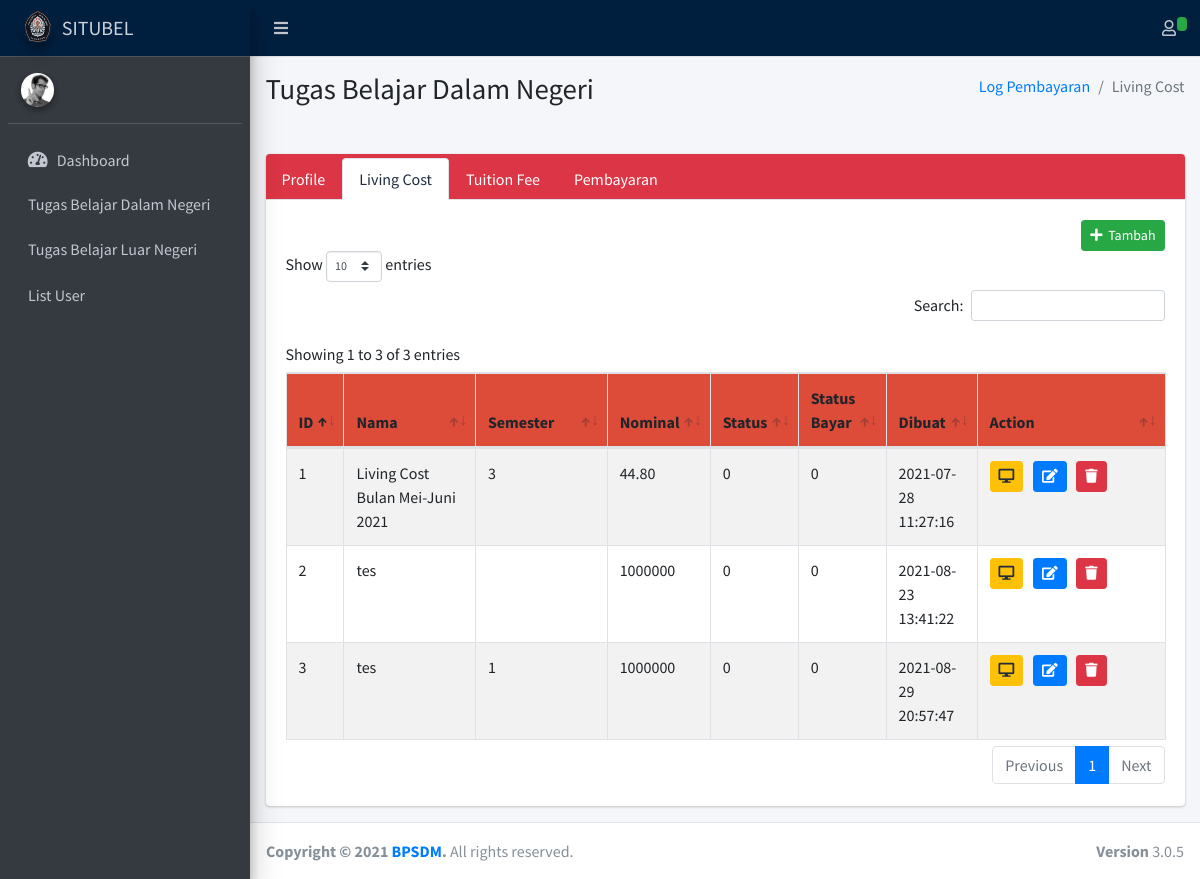
Page /admin/tubeldn/livingcost/8 on the committed database.
### tables this page shows
CREATE TABLE `report` (
  `id` int(11) NOT NULL,
  `users_id` int(11) NOT NULL,
  `study_id` int(11) NOT NULL,
  `report_bayar_id` int(11) NOT NULL,
  `nama` varchar(255) NOT NULL,
  `start_date` date NOT NULL,
  `end_date` date NOT NULL,
  `semester` varchar(16) NOT NULL,
  `nominal` varchar(64) NOT NULL,
  `status` int(4) NOT NULL COMMENT '0 : waiting\r\n1 : done\r\n2 : onprocess\r\n3 : rejected',
  `keterangan` text NOT NULL,
  `komentar` text NOT NULL,
  `status_bayar` int(4) NOT NULL COMMENT '0 : unpaid\r\n1 : paid\r\n2 : onprocess',
  `created_at` datetime NOT NULL,
  `updated_at` datetime NOT NULL,
  `admin` int(11) NOT NULL,
  `approved_at` datetime NOT NULL,
  `report_type_id` int(11) NOT NULL
);

### application/controllers/adminweb/MonitoringDn.php (called while the page is built, shortened)
<?php
class MonitoringDn extends CI_Controller {
    public function __construct()
    {
        $this->load->model('UserModel');
        $this->load->model('StudyModel');
        $this->load->model('ReportModel');
        $this->load->model('ReporttypeModel');
        $this->load->model('ReportbayarModel');
    }
	public function livingcost()
	{
		$id = $this->uri->segment(4);
		$report_type = $this->ReporttypeModel->show_id(1);
		$reports = $this->ReportModel->show_report_tubeldn($id,$report_type->id);
        $this->load->view('main_admin.php',[
            "page" => "monitoringdn",
            "content" => [],
			"category" => 'livingcost',
			"users_id" => $id,
			"reports" => $reports
        ]);
	}
}

### index.php (called while the page is built, shortened)
<?php
require_once BASEPATH.'core/CodeIgniter.php';

### application/models/ReporttypeModel.php (called while the page is built, shortened)
<?php if(!defined('BASEPATH')) exit('Hacking Attempt : Keluar dari sistem..!!');
class ReporttypeModel extends CI_Model
{
	public function show_id($id)
    {
        $this->db->select('*');
		$this->db->where('id',$id);
        return $this->db->get('report_type')->result()[0];
    }
}

### application/models/ReportModel.php (called while the page is built, shortened)
<?php if(!defined('BASEPATH')) exit('Hacking Attempt : Keluar dari sistem..!!');
class ReportModel extends CI_Model
{
	public function show_report_tubeldn($id,$id_report)
    {
        $this->db->select('*');
		$this->db->where('users_id',$id);
		$this->db->where('report_type_id',$id_report);
        return $this->db->get('report')->result();
    }
}

### application/views/pages/admin/monitoringdn.php (the view, shortened to what this page needs)
<div class="content-wrapper">
	<section class="content-header">
		<div class="container-fluid">
			<div class="row mb-2">
				<div class="col-sm-6">
					<h1>Tugas Belajar Dalam Negeri</h1>
				</div>
				<div class="col-sm-6">
					<ol class="breadcrumb float-sm-right">
						<li class="breadcrumb-item"><a href="#">Log Pembayaran</a></li>
						<li class="breadcrumb-item active">Living Cost</li>
					</ol>
				</div>
			</div>
		</div>
	</section>
	<br>
	<section class="content">
		<div class="container-fluid">
			<div class="row">
				<div class="col-12">
					<div class="card card-danger card-tabs">
						<div class="card-header p-0 pt-1">
							<ul class="nav nav-tabs" id="custom-tabs-one-tab" role="tablist">
								<li class="nav-item">
									<a class="nav-link <?= $category == 'profile' ?'active':''?>"
										id="custom-tabs-one-home-tab"
										href="<?= base_url('admin/monitoringdn/').$users_id ?>" role="tab"
										aria-controls="custom-tabs-one-home" aria-selected="true">Profile</a>
								</li>
								<li class="nav-item">
									<a class="nav-link <?= $category == 'livingcost' ?'active':''?>"
										id="custom-tabs-one-home-tab"
										href="<?= base_url('admin/tubeldn/livingcost/').$users_id ?>" role="tab"
										aria-controls="custom-tabs-one-home" aria-selected="true">Living Cost</a>
								</li>
								<li class="nav-item">
									<a class="nav-link <?= $category == 'tuitionfee' ?'active':''?>"
										id="custom-tabs-one-profile-tab"
										href="<?= base_url('admin/tubeldn/tuitionfee/').$users_id ?>" role="tab"
										aria-controls="custom-tabs-one-profile" aria-selected="false">Tuition Fee</a>
								</li>
								<li class="nav-item">
									<a class="nav-link <?= $category == 'pembayaran' ?'active':''?>"
										id="custom-tabs-one-messages-tab"
										href="<?= base_url('admin/tubeldn/pembayaran/').$users_id ?>" role="tab"
										aria-controls="custom-tabs-one-messages" aria-selected="false">Pembayaran</a>
								</li>
							</ul>
						</div>
						<div class="card-body">
							<div class="tab-content" id="custom-tabs-one-tabContent">
								<div class="tab-pane fade  <?= $category == 'livingcost' ?'show active':''?>"
									id="custom-tabs-one-home" role="tabpanel"
									aria-labelledby="custom-tabs-one-home-tab">
									<div class="text-right">
								<button type="button" class="btn btn-sm btn-success" data-toggle="modal"
									data-target="#tambah-living-cost"><i class="fa fa-plus"></i>&nbsp&nbspTambah</button>
									</div>
									<table class="table table-striped table-bordered table-hover dataku">
										<thead class="atas">
											<tr>
												<th width="5%">ID</th>
												<th width="15%">Nama</th>
												<th width="15%">Semester</th>
												<th width="10%">Nominal</th>
												<th width="10%">Status</th>
												<th width="10%">Status Bayar</td>
												<th width="10%">Dibuat</td>
												<th>Action</th>
											</tr>
										</thead>
										<tbody>
											<?php
											$no=1;
											if(@$reports != NULL) {
											foreach ($reports as $report) {
											?>
											<tr>
												<td><?php echo $no; ?></td>
												<td><?php echo $report->nama; ?></td>
												<td><?php echo $report->semester; ?></td>
												<td><?php echo $report->nominal; ?></td>
												<td><?php echo $report->status; ?></td>
												<td><?php echo $report->status_bayar; ?></td>
												<td><?php echo $report->created_at; ?></td>
												<td>
													<a class="btn btn-warning btn-sm"
														href="<?= base_url("admin/monitoringdn/").$report->id ?>"><i
															class="fa fa-desktop "></i></a>&nbsp&nbsp
													<button type="button" class="btn btn-sm btn-primary"
														data-toggle="modal"
														data-target="#edit-report<?php echo $report->id;?>"><i
															class="fa fa-edit"></i></button>&nbsp&nbsp
													<?php if($report->status!=1) { ?>
													<a class="btn btn-danger btn-sm delete-link"
														href="<?= base_url('User/delete/'.$report->id);?>"><i
															class="fa fa-trash "></i></a>
													<?php } ?>
												</td>
											</tr>
											<?php $no++; }
											} ?>
										</tbody>
									</table>
								</div>
							</div>
						</div>
					</div>
				</div>
			</div>
		</div>
</div>
</div>

### application/views/templates/admin/head.php (style rules this page uses)
.atas { background-color: #DD4B39; border-color: green; border-color: green; }

### rows in the picture
report: nama "Living Cost Bulan Mei-Juni 2021", semester "3", nominal "44.80", status "0", status_bayar "0", created_at "2021-07-28 11:27:16"
report: nama "tes", nominal "1000000", status "0", status_bayar "0", created_at "2021-08-23 13:41:22"
report: nama "tes", semester "1", nominal "1000000", status "0", status_bayar "0", created_at "2021-08-29 20:57:47"
